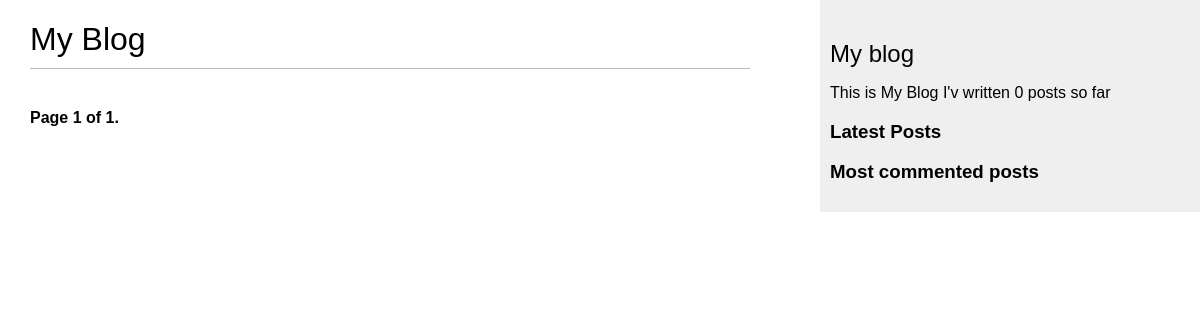
The page /posts/ on the database as committed earlier.
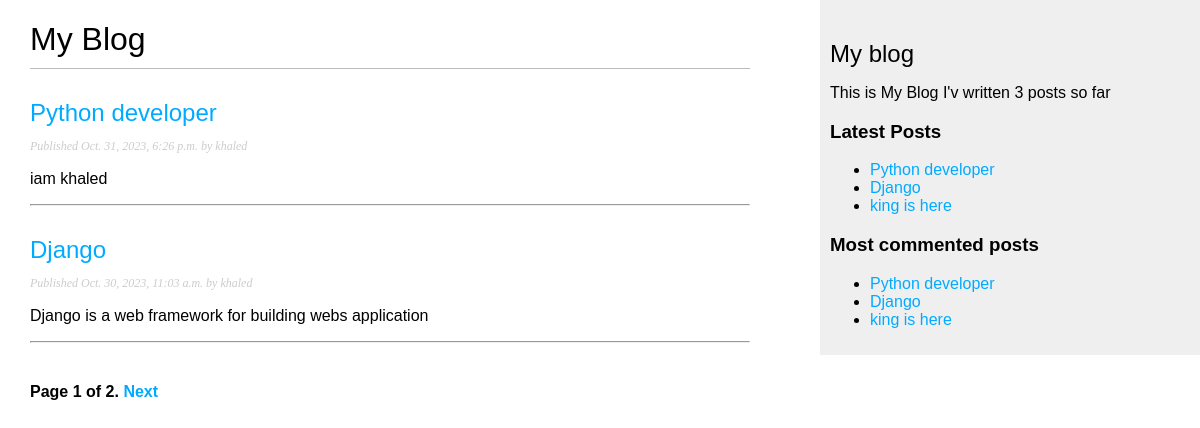
The same page on the database as committed later.
### blog/models.py (models this page shows, shortened)
class Post(models.Model):
    class Status(models.TextChoices):
        DRAFT = 'DF','Draft'
        PUBLISHED='PB','Published'
    class PublishedManager(models.Manager):
        def get_queryset(self) :
            return super().get_queryset().filter(status=Post.Status.PUBLISHED)
    auther = models.ForeignKey(User,on_delete=models.CASCADE,related_name='blog_posts')
    title = models.CharField(max_length=255)
    slug = models.SlugField(max_length=255,unique_for_date='publish')
    body = models.TextField()
    publish = models.DateTimeField(default=timezone.now())
    created = models.DateTimeField(auto_now_add=True)
    updated = models.DateTimeField(auto_now=True)
    status = models.CharField(max_length=2,choices=Status.choices,default=Status.DRAFT)
    objects = models.Manager()
    published=PublishedManager()
    tags = TaggableManager()
    class Meta:
        ordering = ['-publish']
        indexes = [
            models.Index(fields=['-publish']),
        ]
    def get_absolute_url(self):
        return reverse("blog:post", args=[self.slug])

### blog/views.py (the view)
# urls.py: path('/',posts,name='posts'),
def posts(request,tag_slug=None):
    try:
        post_list = Post.published.all()
        tag = None
        if tag_slug:
            tag = get_object_or_404(Tag,slug=tag_slug)
            post_list = post_list.filter(tags__in=[tag])
        paginator = Paginator(post_list, 2)
        page_number = request.GET.get('page', 1)
        posts = paginator.page(page_number)
    except EmptyPage :
        posts = paginator.page(paginator.num_pages)
    except PageNotAnInteger :
        posts = paginator.page(1)
    return render(request,'blog/post/posts_list.html',{'posts':posts,'tag':tag})

### blog/templatetags/blog_tags.py (called while the page is built)
@register.simple_tag
def total_posts():
    return Post.published.count()

@register.inclusion_tag('blog/post/latest_posts.html',name='show_latest_posts')
def latest_posts(count=5):
    latest_posts = Post.published.order_by('-publish')[:count]
    return {'latest_posts':latest_posts}

@register.simple_tag
def get_most_commented_posts(count=5):
    return Post.published.annotate(
        total_comments=Count('post_comments')
    ).order_by('-total_comments','-publish')[:count]

### blog/templates/blog/post/posts_list.html (shortened to what this page needs)
{% extends "blog/base.html" %}
{% block content %}
<h1>My Blog</h1>
{% for post in posts %}
<h2>
    <a href="{% url 'blog:post' post.slug %}">{{post.title}}</a>
</h2>
<p class="date">
    Published {{ post.publish }} by {{ post.auther }}
</p>
{{ post.body|truncatewords:30|linebreaks }}
<hr>
{% endfor %}
<div class="pagination">
    <span class="step-links">
        <span class="current">
            Page {{ posts.number }} of {{ posts.paginator.num_pages }}.
        </span>
        {% if posts.has_next %}
        <a href="?page={{ posts.next_page_number }}">Next</a>
        {% endif %}
    </span>
</div>
{% endblock content %}

### blog/templates/blog/base.html (shortened to what this page needs)
{% load blog_tags %}
{% load static %}
<!DOCTYPE html>
<html lang="en">
<head>
    <link rel="stylesheet" href="{% static 'css/blog.css' %}">
</head>
<body>
    <div id="content">
        {% block content %}
        {% endblock content %}
    </div>
    <div id="sidebar">
        <h2>My blog</h2>
        <p>
            This is My Blog
            I'v written {% total_posts %} posts so far
        <h3>Latest Posts</h3>
        {% show_latest_posts%}
        <h3>Most commented posts</h3>
        {% get_most_commented_posts as most_commentd_posts %}
        <ul>
            {% for post in most_commentd_posts %}
            <li><a href="{{post.get_absolute_url}}">{{post.title}}</a></li>
            {% endfor %}
        </ul>
        </p>
    </div>
</body>
</html>

### blog/templates/blog/post/latest_posts.html
<ul>
    {% for post in latest_posts %}
    <li><a href="{{post.get_absolute_url}}">{{post.title}}</a></li>
    {% endfor %}
</ul>

### blog/static/css/blog.css (style rules this page uses)
body { margin: 0; padding: 0; font-family: helvetica, sans-serif; }
a { color: #00abff; text-decoration: none; }
h1 { font-weight: normal; border-bottom: 1px solid #bbb; padding: 0 0 10px 0; }
h2 { font-weight: normal; margin: 30px 0 0; }
#content { float: left; width: 60%; padding: 0 0 0 30px; }
#sidebar { float: right; width: 30%; padding: 10px; background: #efefef; height: 100%; }
p.date { color: #ccc; font-family: georgia, serif; font-size: 12px; font-style: italic; }
.pagination { margin: 40px 0; font-weight: bold; }

Rows that differ between the two databases and show on the page:
added Post: title "Python developer", publish "Oct. 31, 2023, 6:26 p.m.", auther "khaled", body "iam khaled"
added Post: title "Django", publish "Oct. 30, 2023, 11:03 a.m.", auther "khaled", body "Django is a web framework for building webs application"
added Post: title "king is here"
Other text that changed with them:
{{ posts.paginator.num_pages }}: "1" → "2"
text no longer shown: "0"
text now shown: "Next 3"
